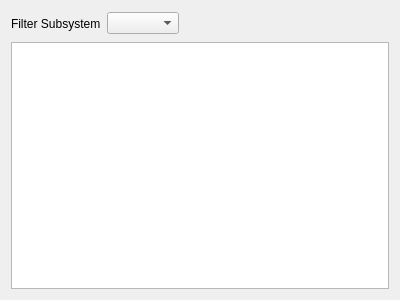
<?xml version="1.0" encoding="UTF-8"?>
<ui version="4.0">
 <class>TagListView</class>
 <widget class="QWidget" name="TagListView">
  <property name="geometry">
   <rect>
    <x>0</x>
    <y>0</y>
    <width>400</width>
    <height>300</height>
   </rect>
  </property>
  <property name="sizePolicy">
   <sizepolicy hsizetype="Expanding" vsizetype="Expanding">
    <horstretch>0</horstretch>
    <verstretch>0</verstretch>
   </sizepolicy>
  </property>
  <property name="windowTitle">
   <string>Form</string>
  </property>
  <layout class="QGridLayout" name="gridLayout">
   <item row="0" column="0">
    <layout class="QVBoxLayout" name="verticalLayout">
     <property name="sizeConstraint">
      <enum>QLayout::SizeConstraint::SetDefaultConstraint</enum>
     </property>
     <item>
      <layout class="QHBoxLayout" name="horizontalLayout">
       <item>
        <widget class="QLabel" name="label">
         <property name="sizePolicy">
          <sizepolicy hsizetype="Preferred" vsizetype="Preferred">
           <horstretch>0</horstretch>
           <verstretch>0</verstretch>
          </sizepolicy>
         </property>
         <property name="minimumSize">
          <size>
           <width>0</width>
           <height>25</height>
          </size>
         </property>
         <property name="text">
          <string>Filter Subsystem</string>
         </property>
        </widget>
       </item>
       <item>
        <widget class="QComboBox" name="comboBox">
         <property name="sizePolicy">
          <sizepolicy hsizetype="Preferred" vsizetype="Fixed">
           <horstretch>0</horstretch>
           <verstretch>0</verstretch>
          </sizepolicy>
         </property>
        </widget>
       </item>
       <item>
        <spacer name="horizontalSpacer">
         <property name="sizePolicy">
          <sizepolicy hsizetype="Minimum" vsizetype="Minimum">
           <horstretch>0</horstretch>
           <verstretch>0</verstretch>
          </sizepolicy>
         </property>
         <property name="orientation">
          <enum>Qt::Orientation::Horizontal</enum>
         </property>
         <property name="sizeHint" stdset="0">
          <size>
           <width>40</width>
           <height>20</height>
          </size>
         </property>
        </spacer>
       </item>
      </layout>
     </item>
     <item>
      <widget class="QTableView" name="tableView">
       <property name="sizePolicy">
        <sizepolicy hsizetype="Expanding" vsizetype="Expanding">
         <horstretch>0</horstretch>
         <verstretch>0</verstretch>
        </sizepolicy>
       </property>
      </widget>
     </item>
    </layout>
   </item>
  </layout>
 </widget>
 <resources/>
 <connections/>
</ui>
